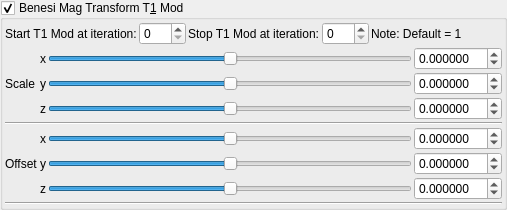
    <widget class="MyGroupBox" name="groupCheck_transf_function_enabledx_false">
     <property name="toolTip">
      <string/>
     </property>
     <property name="title">
      <string>Benesi Mag Transform T&amp;1 Mod</string>
     </property>
     <property name="checkable">
      <bool>true</bool>
     </property>
     <layout class="QVBoxLayout" name="verticalLayout_32" stretch="0,0,0">
      <property name="spacing">
       <number>2</number>
      </property>
      <property name="leftMargin">
       <number>2</number>
      </property>
      <property name="topMargin">
       <number>2</number>
      </property>
      <property name="rightMargin">
       <number>2</number>
      </property>
      <property name="bottomMargin">
       <number>2</number>
      </property>
      <item>
       <layout class="QGridLayout" name="gridLayout_68">
        <property name="spacing">
         <number>2</number>
        </property>
        <item row="1" column="5">
         <spacer name="horizontalSpacer_37">
          <property name="orientation">
           <enum>Qt::Horizontal</enum>
          </property>
          <property name="sizeHint" stdset="0">
           <size>
            <width>40</width>
            <height>20</height>
           </size>
          </property>
         </spacer>
        </item>
        <item row="1" column="2">
         <widget class="QLabel" name="label_250">
          <property name="text">
           <string>Stop T1 Mod at iteration:</string>
          </property>
         </widget>
        </item>
        <item row="1" column="3">
         <widget class="MySpinBox" name="spinboxInt_transf_stop_iterationsTM_1">
          <property name="sizePolicy">
           <sizepolicy hsizetype="Minimum" vsizetype="Maximum">
            <horstretch>0</horstretch>
            <verstretch>0</verstretch>
           </sizepolicy>
          </property>
          <property name="maximum">
           <number>250</number>
          </property>
         </widget>
        </item>
        <item row="1" column="1">
         <widget class="MySpinBox" name="spinboxInt_transf_start_iterations_D">
          <property name="sizePolicy">
           <sizepolicy hsizetype="Minimum" vsizetype="Maximum">
            <horstretch>0</horstretch>
            <verstretch>0</verstretch>
           </sizepolicy>
          </property>
          <property name="maximum">
           <number>250</number>
          </property>
         </widget>
        </item>
        <item row="1" column="0">
         <widget class="QLabel" name="label_251">
          <property name="text">
           <string>Start T1 Mod at iteration:</string>
          </property>
         </widget>
        </item>
        <item row="1" column="4">
         <widget class="QLabel" name="label_141">
          <property name="text">
           <string>Note: Default = 1</string>
          </property>
         </widget>
        </item>
       </layout>
      </item>
      <item>
       <layout class="QGridLayout" name="gridLayout_69">
        <property name="spacing">
         <number>2</number>
        </property>
        <item row="6" column="1">
         <widget class="QLabel" name="label_134">
          <property name="sizePolicy">
           <sizepolicy hsizetype="Preferred" vsizetype="Preferred">
            <horstretch>0</horstretch>
            <verstretch>0</verstretch>
           </sizepolicy>
          </property>
          <property name="text">
           <string notr="true">z</string>
          </property>
          <property name="alignment">
           <set>Qt::AlignRight|Qt::AlignTrailing|Qt::AlignVCenter</set>
          </property>
         </widget>
        </item>
        <item row="5" column="3">
         <widget class="MyDoubleSpinBox" name="spinbox3_transf_addition_constant_111_y">
          <property name="sizePolicy">
           <sizepolicy hsizetype="Minimum" vsizetype="Maximum">
            <horstretch>0</horstretch>
            <verstretch>0</verstretch>
           </sizepolicy>
          </property>
          <property name="prefix">
           <string/>
          </property>
          <property name="suffix">
           <string/>
          </property>
          <property name="decimals">
           <number>6</number>
          </property>
          <property name="minimum">
           <double>-99.989999999999995</double>
          </property>
          <property name="maximum">
           <double>99.989999999999995</double>
          </property>
          <property name="singleStep">
           <double>0.100000000000000</double>
          </property>
         </widget>
        </item>
        <item row="4" column="3">
         <widget class="MyDoubleSpinBox" name="spinbox3_transf_addition_constant_111_x">
          <property name="sizePolicy">
           <sizepolicy hsizetype="Minimum" vsizetype="Maximum">
            <horstretch>0</horstretch>
            <verstretch>0</verstretch>
           </sizepolicy>
          </property>
          <property name="prefix">
           <string/>
          </property>
          <property name="suffix">
           <string/>
          </property>
          <property name="decimals">
           <number>6</number>
          </property>
          <property name="minimum">
           <double>-99.989999999999995</double>
          </property>
          <property name="maximum">
           <double>99.989999999999995</double>
          </property>
          <property name="singleStep">
           <double>0.100000000000000</double>
          </property>
         </widget>
        </item>
        <item row="5" column="2">
         <widget class="QSlider" name="slider3_transf_addition_constant_111_y">
          <property name="sizePolicy">
           <sizepolicy hsizetype="Expanding" vsizetype="Maximum">
            <horstretch>0</horstretch>
            <verstretch>0</verstretch>
           </sizepolicy>
          </property>
          <property name="minimum">
           <number>-5000000</number>
          </property>
          <property name="maximum">
           <number>5000000</number>
          </property>
          <property name="singleStep">
           <number>1</number>
          </property>
          <property name="orientation">
           <enum>Qt::Horizontal</enum>
          </property>
         </widget>
        </item>
        <item row="6" column="3">
         <widget class="MyDoubleSpinBox" name="spinbox3_transf_addition_constant_111_z">
          <property name="sizePolicy">
           <sizepolicy hsizetype="Minimum" vsizetype="Maximum">
            <horstretch>0</horstretch>
            <verstretch>0</verstretch>
           </sizepolicy>
          </property>
          <property name="prefix">
           <string/>
          </property>
          <property name="suffix">
           <string/>
          </property>
          <property name="decimals">
           <number>6</number>
          </property>
          <property name="minimum">
           <double>-99.989999999999995</double>
          </property>
          <property name="maximum">
           <double>99.989999999999995</double>
          </property>
          <property name="singleStep">
           <double>0.100000000000000</double>
          </property>
         </widget>
        </item>
        <item row="2" column="3">
         <widget class="MyDoubleSpinBox" name="spinbox3_transf_scale3D_333_z">
          <property name="sizePolicy">
           <sizepolicy hsizetype="Minimum" vsizetype="Maximum">
            <horstretch>0</horstretch>
            <verstretch>0</verstretch>
           </sizepolicy>
          </property>
          <property name="prefix">
           <string/>
          </property>
          <property name="suffix">
           <string/>
          </property>
          <property name="decimals">
           <number>6</number>
          </property>
          <property name="minimum">
           <double>-99.989999999999995</double>
          </property>
          <property name="maximum">
           <double>99.989999999999995</double>
          </property>
          <property name="singleStep">
           <double>0.100000000000000</double>
          </property>
         </widget>
        </item>
        <item row="2" column="2">
         <widget class="QSlider" name="slider3_transf_scale3D_333_z">
          <property name="sizePolicy">
           <sizepolicy hsizetype="Expanding" vsizetype="Maximum">
            <horstretch>0</horstretch>
            <verstretch>0</verstretch>
           </sizepolicy>
          </property>
          <property name="minimum">
           <number>-5000000</number>
          </property>
          <property name="maximum">
           <number>5000000</number>
          </property>
          <property name="singleStep">
           <number>1</number>
          </property>
          <property name="orientation">
           <enum>Qt::Horizontal</enum>
          </property>
         </widget>
        </item>
        <item row="4" column="2">
         <widget class="QSlider" name="slider3_transf_addition_constant_111_x">
          <property name="sizePolicy">
           <sizepolicy hsizetype="Preferred" vsizetype="Preferred">
            <horstretch>0</horstretch>
            <verstretch>0</verstretch>
           </sizepolicy>
          </property>
          <property name="minimum">
           <number>-5000000</number>
          </property>
          <property name="maximum">
           <number>5000000</number>
          </property>
          <property name="singleStep">
           <number>1</number>
          </property>
          <property name="orientation">
           <enum>Qt::Horizontal</enum>
          </property>
         </widget>
        </item>
        <item row="6" column="2">
         <widget class="QSlider" name="slider3_transf_addition_constant_111_z">
          <property name="sizePolicy">
           <sizepolicy hsizetype="Expanding" vsizetype="Maximum">
            <horstretch>0</horstretch>
            <verstretch>0</verstretch>
           </sizepolicy>
          </property>
          <property name="minimum">
           <number>-5000000</number>
          </property>
          <property name="maximum">
           <number>5000000</number>
          </property>
          <property name="singleStep">
           <number>1</number>
          </property>
          <property name="orientation">
           <enum>Qt::Horizontal</enum>
          </property>
         </widget>
        </item>
        <item row="5" column="0">
         <widget class="QLabel" name="label_260">
          <property name="text">
           <string>Offset</string>
          </property>
         </widget>
        </item>
        <item row="4" column="1">
         <widget class="QLabel" name="label_135">
          <property name="sizePolicy">
           <sizepolicy hsizetype="Preferred" vsizetype="Preferred">
            <horstretch>0</horstretch>
            <verstretch>0</verstretch>
           </sizepolicy>
          </property>
          <property name="text">
           <string notr="true">x</string>
          </property>
          <property name="alignment">
           <set>Qt::AlignRight|Qt::AlignTrailing|Qt::AlignVCenter</set>
          </property>
         </widget>
        </item>
        <item row="5" column="1">
         <widget class="QLabel" name="label_136">
          <property name="sizePolicy">
           <sizepolicy hsizetype="Preferred" vsizetype="Preferred">
            <horstretch>0</horstretch>
            <verstretch>0</verstretch>
           </sizepolicy>
          </property>
          <property name="text">
           <string notr="true">y</string>
          </property>
          <property name="alignment">
           <set>Qt::AlignRight|Qt::AlignTrailing|Qt::AlignVCenter</set>
          </property>
         </widget>
        </item>
        <item row="1" column="0">
         <widget class="QLabel" name="label_261">
          <property name="text">
           <string>Scale</string>
          </property>
         </widget>
        </item>
        <item row="0" column="1">
         <widget class="QLabel" name="label_137">
          <property name="sizePolicy">
           <sizepolicy hsizetype="Preferred" vsizetype="Preferred">
            <horstretch>0</horstretch>
            <verstretch>0</verstretch>
           </sizepolicy>
          </property>
          <property name="text">
           <string notr="true">x</string>
          </property>
          <property name="alignment">
           <set>Qt::AlignRight|Qt::AlignTrailing|Qt::AlignVCenter</set>
          </property>
         </widget>
        </item>
        <item row="1" column="1">
         <widget class="QLabel" name="label_138">
          <property name="sizePolicy">
           <sizepolicy hsizetype="Preferred" vsizetype="Preferred">
            <horstretch>0</horstretch>
            <verstretch>0</verstretch>
           </sizepolicy>
          </property>
          <property name="text">
           <string notr="true">y</string>
          </property>
          <property name="alignment">
           <set>Qt::AlignRight|Qt::AlignTrailing|Qt::AlignVCenter</set>
          </property>
         </widget>
        </item>
        <item row="2" column="1">
         <widget class="QLabel" name="label_139">
          <property name="sizePolicy">
           <sizepolicy hsizetype="Preferred" vsizetype="Preferred">
            <horstretch>0</horstretch>
            <verstretch>0</verstretch>
           </sizepolicy>
          </property>
          <property name="text">
           <string notr="true">z</string>
          </property>
          <property name="alignment">
           <set>Qt::AlignRight|Qt::AlignTrailing|Qt::AlignVCenter</set>
          </property>
         </widget>
        </item>
        <item row="0" column="2">
         <widget class="QSlider" name="slider3_transf_scale3D_333_x">
          <property name="sizePolicy">
           <sizepolicy hsizetype="Preferred" vsizetype="Preferred">
            <horstretch>0</horstretch>
            <verstretch>0</verstretch>
           </sizepolicy>
          </property>
          <property name="minimum">
           <number>-5000000</number>
          </property>
          <property name="maximum">
           <number>5000000</number>
          </property>
          <property name="singleStep">
           <number>1</number>
          </property>
          <property name="orientation">
           <enum>Qt::Horizontal</enum>
          </property>
         </widget>
        </item>
        <item row="0" column="3">
         <widget class="MyDoubleSpinBox" name="spinbox3_transf_scale3D_333_x">
          <property name="sizePolicy">
           <sizepolicy hsizetype="Minimum" vsizetype="Maximum">
            <horstretch>0</horstretch>
            <verstretch>0</verstretch>
           </sizepolicy>
          </property>
          <property name="prefix">
           <string/>
          </property>
          <property name="suffix">
           <string/>
          </property>
          <property name="decimals">
           <number>6</number>
          </property>
          <property name="minimum">
           <double>-99.989999999999995</double>
          </property>
          <property name="maximum">
           <double>99.989999999999995</double>
          </property>
          <property name="singleStep">
           <double>0.100000000000000</double>
          </property>
         </widget>
        </item>
        <item row="1" column="3">
         <widget class="MyDoubleSpinBox" name="spinbox3_transf_scale3D_333_y">
          <property name="sizePolicy">
           <sizepolicy hsizetype="Minimum" vsizetype="Maximum">
            <horstretch>0</horstretch>
            <verstretch>0</verstretch>
           </sizepolicy>
          </property>
          <property name="prefix">
           <string/>
          </property>
          <property name="suffix">
           <string/>
          </property>
          <property name="decimals">
           <number>6</number>
          </property>
          <property name="minimum">
           <double>-99.989999999999995</double>
          </property>
          <property name="maximum">
           <double>99.989999999999995</double>
          </property>
          <property name="singleStep">
           <double>0.100000000000000</double>
          </property>
         </widget>
        </item>
        <item row="3" column="0" colspan="4">
         <widget class="Line" name="line_54">
          <property name="orientation">
           <enum>Qt::Horizontal</enum>
          </property>
         </widget>
        </item>
        <item row="1" column="2">
         <widget class="QSlider" name="slider3_transf_scale3D_333_y">
          <property name="sizePolicy">
           <sizepolicy hsizetype="Expanding" vsizetype="Maximum">
            <horstretch>0</horstretch>
            <verstretch>0</verstretch>
           </sizepolicy>
          </property>
          <property name="minimum">
           <number>-5000000</number>
          </property>
          <property name="maximum">
           <number>5000000</number>
          </property>
          <property name="singleStep">
           <number>1</number>
          </property>
          <property name="orientation">
           <enum>Qt::Horizontal</enum>
          </property>
         </widget>
        </item>
       </layout>
      </item>
      <item>
       <widget class="Line" name="line_61">
        <property name="orientation">
         <enum>Qt::Horizontal</enum>
        </property>
       </widget>
      </item>
     </layout>
    </widget>
